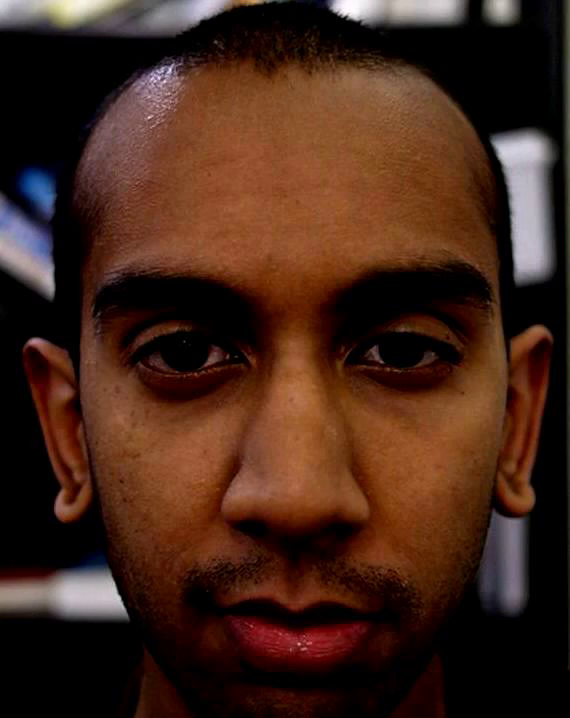
#> input picture frame 1 of Eulerian_Motion_Magnification/source/face2.mp4, 570 x 718 px
$ jupyter execute --allow-errors 'ButterWorth Bandpass-Face-2.ipynb'   (Python 2 division)
#> lines starting #> are read from the running program, lines starting #| are printed output that depends on the picture
[cell 1]
import cv2
import sys
import scipy.signal as signal
import scipy.fftpack as fftpack
import skimage as ski
from matplotlib import pyplot as plt
from skimage import img_as_float
from skimage import img_as_ubyte
import time
import pyPyrTools as ppt
from pyPyrTools import pyPyrUtils
import numpy as np
import pyPyrTools as ppt
import os

[cell 2]
# [9 lines left out: function reconstruct, not called in this run]

[cell 3]
# [13 lines left out: function linearize, not called in this run]

[cell 4]
# [39 lines left out: function reconPyr, not called in this run]

[cell 5]
video = 'face2'
yourpath = os.getcwd()
path = os.path.abspath(os.path.join(yourpath, os.pardir))+'/source/'+video
vid  = cv2.VideoCapture(path + '.mp4')
alpha = 50
lambda_c = 10
chromAttenuation = 0.1
fl = 0.833
fh = 1.
samplingRate = 30.

[cell 6]
[low_a,low_b] = signal.butter(1,fl/samplingRate,'low')
[high_a,high_b] = signal.butter(1,fh/samplingRate,'low')


width, height = int(vid.get(cv2.CAP_PROP_FRAME_WIDTH)),int(vid.get(cv2.CAP_PROP_FRAME_HEIGHT))
nChannels = 3
fps =  int(vid.get(cv2.CAP_PROP_FPS))
frame_count = int(vid.get(cv2.CAP_PROP_FRAME_COUNT))


startIndex  = 1
end =  frame_count-10

fourcc = cv2.VideoWriter_fourcc('M','J','P','G')
writer = cv2.VideoWriter('butter'+str(video)+'fl_'+str(fl)+'fh_'+str(fh)+'.avi', fourcc, 30, (width, height), 1)

vid.set(1,1)
_, bgrframe = vid.read()
#> bgrframe is the input picture: shape (718, 570, 3); mean B, G, R 25.7, 38.4, 68
rgbframe = bgrframe[:,:,::-1]
rgbframe = img_as_float(rgbframe)
YIQ = ski.color.rgb2yiq(rgbframe)
#> YIQ: shape (718, 570, 3) float64; mean of channels 0, 1, 2 0.18, 0.0852, 0.00904
Y,I,Q  = YIQ[:,:,0], YIQ[:,:,1], YIQ[:,:,2]
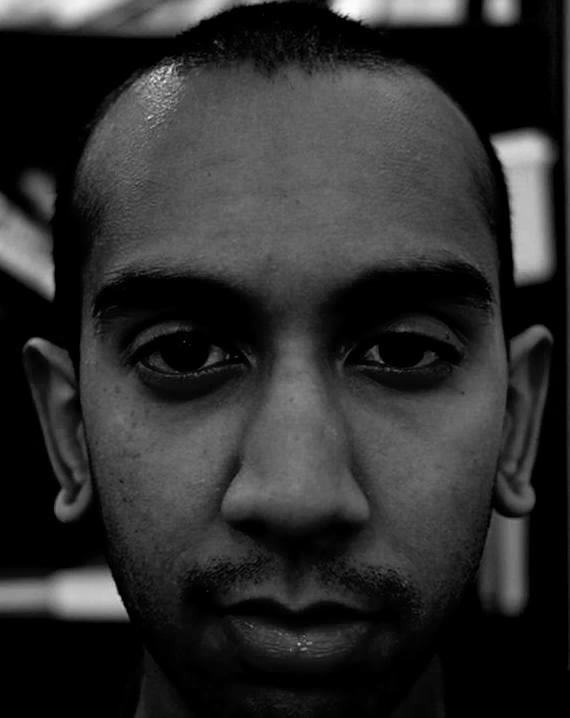
#> Y: shape (718, 570) float64; min 0, max 0.998, mean 0.18
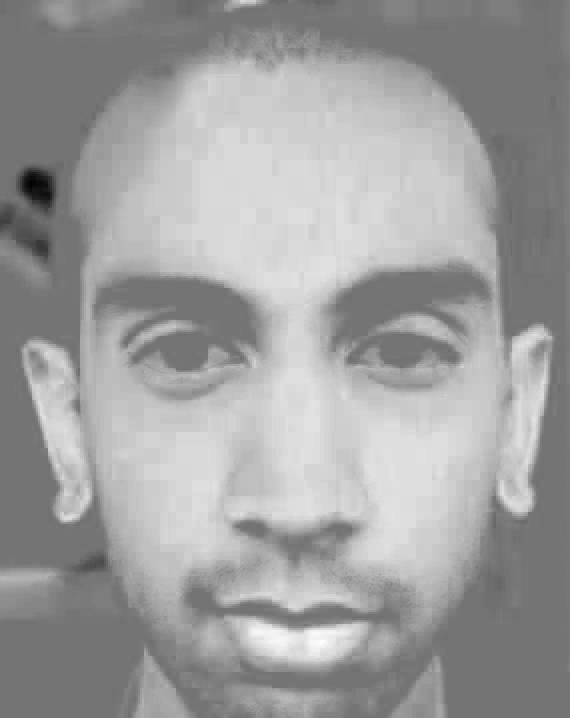
#> I: shape (718, 570) float64; min -0.235, max 0.277, mean 0.0852; drawn with min black and max white
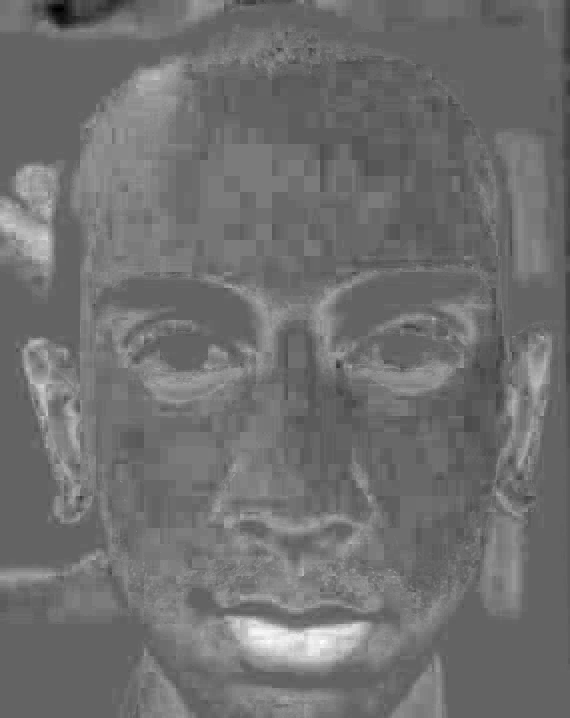
#> Q: shape (718, 570) float64; min -0.0716, max 0.112, mean 0.00904; drawn with min black and max white


#> (the rest of this cell did not finish here and is left out)
